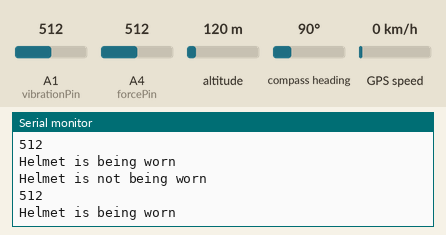
Recording of a sketch running on a simulated Arduino Uno, built with avr-gcc and run on an emulated ATmega328P. Parts: the last lines printed to the serial monitor. Inputs (shaded band) come from the test bench; at power-on: A1 (vibrationPin) = 512, A4 (forcePin) = 512, altitude 120 m, compass heading 90°, GPS speed 0 km/h. The GPS gets a fix after 3 s at 37.7749, -122.4194 with 8 satellites; the modem accepts every AT command (registered, SIM ready, sends succeed) and sends nothing else.

Above: at 1.2 s.
1.3 s: A1 (vibrationPin) set to 527
At 4.1 s:
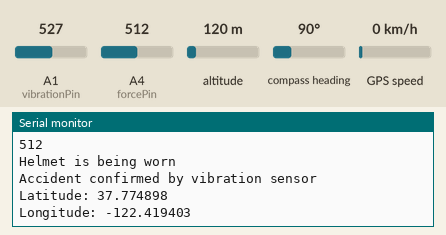
At 6.5 s:
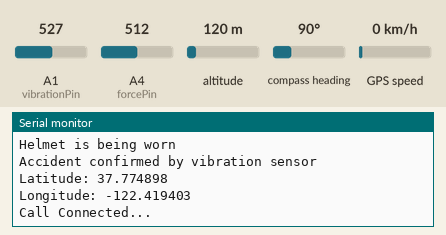

Measured:
- the behaviour switches between 512 and 513 on A1 (vibrationPin) (found by bisection; images 0 and 1)
- after the input at 1.3 s, the serial monitor: prints a new line after 2.1 s (image 1)

The sketch:

Final.ino
```cpp
#include <TinyGPS++.h>
#include <SoftwareSerial.h>
#include <Wire.h>

// Define the GPS and GSM pins
SoftwareSerial SIM900A(10, 11); // RX, TX for GSM
SoftwareSerial ss(4, 3); // RX, TX for GPS

// Create a TinyGPS++ object
TinyGPSPlus gps;

// Pin definitions
const int forcePin = A4; // Force sensor pin
const int vibrationPin = A1; // Vibration sensor pin

// Threshold value to determine if helmet is worn
const int forceThreshold = 900;

unsigned long startTime = 0; // Time when the high vibration started
const unsigned long requiredDuration = 2000; // Duration in milliseconds for continuous high reading (2 seconds)
bool highReadingDetected = false; // Flag to indicate if the high reading is being detected

const char* remoteNumber = "+94759073291"; // Phone number to send SMS

void setup() {
  Serial.begin(9600);
  SIM900A.begin(9600);
  ss.begin(9600);

  Serial.println(F("GPS and GSM Module Example"));
}

void loop() {
  // Check if the helmet is being worn using the force sensor
  int forceValue = analogRead(forcePin);
  Serial.println(forceValue);
  if (forceValue < forceThreshold) {
    Serial.println("Helmet is being worn");

    // Check vibration sensor for confirmation of accident
    int vibrationLevel = analogRead(vibrationPin); // Read the analog value from the vibration sensor

    if (vibrationLevel > 512) { // Adjust the threshold value as needed
      if (!highReadingDetected) {
        // If high reading was not previously detected, start the timer
        highReadingDetected = true;
        startTime = millis();
      } else {
        // If high reading was already detected, check the duration
        if (millis() - startTime >= requiredDuration) {
          Serial.println("Accident confirmed by vibration sensor");

          // Fetch GPS location
          while (ss.available() > 0) {
            gps.encode(ss.read());
            if (gps.location.isUpdated()) {
              float latitude = gps.location.lat();
              float longitude = gps.location.lng();
              Serial.print("Latitude: ");
              Serial.println(latitude, 6);
              Serial.print("Longitude: ");
              Serial.println(longitude, 6);

              // Send a call via GSM module
              sendCall(remoteNumber);

              // Add a delay to prevent multiple calls
              delay(10000); // 10 seconds delay

              // Send SMS with location
              char message[160];
              snprintf(message, sizeof(message), "Accident detected. Please send help.\nLocation:\nLatitude: %.6f\nLongitude: %.6f", latitude, longitude);
              sendSMS(remoteNumber, message);

              // Small delay to prevent serial output flooding
              delay(500);
            }
          }
        }
      }
    } else {
      // Reset if the reading goes below the threshold
      highReadingDetected = false;
      Serial.println("Helmet is not being worn");
    }
  }
}

void sendCall(const char* number) {
  // Send AT command to initiate call
  SIM900A.println("ATD" + String(number) + ";");

  // Check for call status response from SIM900A
  if (waitForResponse("RING") || waitForResponse("NO CARRIER")) {
    Serial.println("Call initiated...");
  } else {
    Serial.println("Call Connected...");
  }

  // Wait for call to end (replace with logic for call duration control if needed)
  delay(10000); // Adjust delay based on expected call duration

  // Hang up the call (optional)
  SIM900A.println("ATH");
}

void sendSMS(const char* number, const char* message) {
  Serial.println("Sending Message");
  SIM900A.println("AT+CMGF=1"); // Sets the GSM Module in Text Mode
  delay(1000);
  Serial.println("Set SMS Number");
  SIM900A.println("AT+CMGS=\"" + String(number) + "\"\r"); // Mobile phone number to send message
  delay(1000);
  Serial.println("Set SMS Content");
  SIM900A.println(message); // Message content
  delay(100);
  Serial.println("Finish");
  SIM900A.println((char)26); // ASCII code of CTRL+Z
  delay(1000);
  Serial.println("Message has been sent");
}

// Function to wait for specific response from SIM900A
bool waitForResponse(const char* response) {
  int timeout = 1000; // Adjust timeout value as needed (milliseconds)
  while (timeout-- > 0) {
    if (SIM900A.available()) {
      String data = SIM900A.readStringUntil('\n');
      if (data.indexOf(response) >= 0) {
        return true;
      }
    }
    delay(1);
  }
  return false;
}
```
